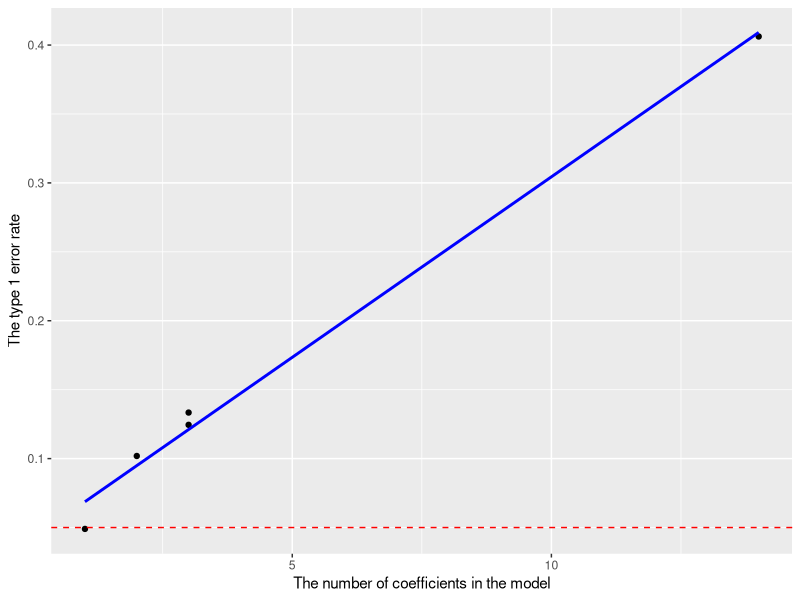

The R script that drew this image:
## ---- chunk 1
knitr::opts_chunk$set(echo = TRUE)
## ---- chunk 2
library(tidyverse)
## ---- chunk 3
set.seed(123)  # 再現性確保
n_sim <- 10000  # シミュレーション回数
n_per_group <- 50  # 各グループのサンプルサイズ
alpha <- 0.05  # 有意水準
## ---- chunk 4
results_1factor2 <- replicate(n_sim, {
  A <- factor(rep(c("X", "Y"), each = n_per_group))  # 2水準
  y <- rnorm(2 * n_per_group, mean = 0, sd = 2)  # 帰無仮説が正しい
  
  model <- lm(y ~ A)  # 線形回帰
  coef_count_excl_intercept <- length(coef(model)) - 1  # 切片を除いた係数の数
  p_value <- summary(model)$coefficients[2, 4]  # Aのp値
  
  c(p_value, coef_count_excl_intercept)  # ベクトルで返す
})

# 結果をデータフレームに変換
results_df_1factor2 <- data.frame(
  p_value = results_1factor2[1, ],  # p値
  coef_count = results_1factor2[2, ]  # 切片を除いた係数の数
)

## ---- chunk 5
res_1_2 <- mean(results_df_1factor2$p_value < alpha)

res_df1_2 <- data.frame(
  type1 = res_1_2,
  coeff = unique(results_df_1factor2$coef_count)
)
## ---- chunk 6
results_1factor4 <- replicate(n_sim, {
  A <- factor(rep(c("W", "X", "Y", "Z"), each = n_per_group))  # 4水準
  y <- rnorm(4 * n_per_group, mean = 0, sd = 2)  # 帰無仮説が正しい

  model <- lm(y ~ A)  # 線形回帰
  coef_count_excl_intercept <- length(coef(model)) - 1  # 切片を除いた係数の数
  anova_p <- summary(model)$coefficients[-1, 4]  # Aの各水準のp値（基準カテゴリを除く）
  min_p <- min(anova_p)  # 最小のp値
  
  c(min_p, coef_count_excl_intercept)  # ベクトルで返す
})

# 結果をデータフレームに変換
results_df_1factor4 <- data.frame(
  p_value = results_1factor4[1, ],  # 最小のp値
  coef_count = results_1factor4[2, ]  # 切片を除いた係数の数
)
## ---- chunk 7
res_1_4 <- mean(results_df_1factor4$p_value < alpha)

res_df_1_4 <- data.frame(
  type1 = res_1_4,
  coeff = unique(results_df_1factor4$coef_count)
)
## ---- chunk 8
results_2factor2 <- replicate(n_sim, {
  A <- factor(rep(rep(c("X", "Y"), each = n_per_group), 2))  # 2水準
  B <- factor(rep(c("M", "N"), each = 2 * n_per_group)) # 2水準
  y <- rnorm(4 * n_per_group, mean = 0, sd = 2)  # 帰無仮説が正しい

  model <- lm(y ~ A + B)  # 交互作用なしモデル
  coef_count_excl_intercept <- length(coef(model)) - 1  # 切片を除いた係数の数
  anova_p <- summary(model)$coefficients[-1, 4]  # AとBのp値
  min_p <- min(anova_p)  # 最小のp値
  
  c(min_p, coef_count_excl_intercept)  # ベクトルで返す
})

results_df_4 <- data.frame(
  p_value = results_2factor2[1, ],  # 最小のp値
  coef_count = results_2factor2[2, ]  # 切片を除いた係数の数
)
## ---- chunk 9
res_4 <- mean(results_df_4$p_value < alpha)

res_df_4 <- data.frame(
  type1 = res_4,
  coeff = unique(results_df_4$coef_count)
)
## ---- chunk 10
results_2factor6 <- replicate(n_sim, {
  A <- factor(rep(rep(c("X", "Y"), each = n_per_group), 3))  # 2水準
  B <- factor(rep(c("M", "N", "O"), each = 2 * n_per_group)) # 3水準
  y <- rnorm(6 * n_per_group, mean = 0, sd = 2)  # 帰無仮説が正しい

  model <- lm(y ~ A + B)  # 交互作用なしモデル
  coef_count_excl_intercept <- length(coef(model)) - 1  # 切片を除いた係数の数
  anova_p <- summary(model)$coefficients[-1, 4]  # AとBのp値
  min_p <- min(anova_p)  # 最小のp値
  
  c(min_p, coef_count_excl_intercept)  # ベクトルで返す
})

results_df_6 <- data.frame(
  p_value = results_2factor6[1, ],  # 最小のp値
  coef_count = results_2factor6[2, ]  # 切片を除いた係数の数
)
## ---- chunk 11
res_6 <- mean(results_df_6$p_value < alpha)

res_df_6 <- data.frame(
  type1 = res_6,
  coeff = unique(results_df_6$coef_count)
)
## ---- chunk 12
results_complex <- replicate(n_sim, {
  # 2水準のカテゴリ変数（A, B, C, D）
  A <- factor(rep(c("X", "Y"), each = n_per_group))
  B <- factor(rep(c("M", "N"), each = n_per_group))
  C <- factor(rep(c("P", "Q"), each = n_per_group))
  D <- factor(rep(c("G", "H"), each = n_per_group))
  
  # 連続変数（X1, X2, ..., X10）
  continuous_vars <- as.data.frame(matrix(rnorm(10 * 2 * n_per_group, mean = 0, sd = 2), 
                                          ncol = 10))
  colnames(continuous_vars) <- paste0("X", 1:10)
  
  # 目的変数 y（帰無仮説が正しい）
  y <- rnorm(2 * n_per_group, mean = 0, sd = 2)
  
  # 線形回帰モデルの作成
  model <- lm(y ~ A + B + C + D + ., data = continuous_vars)  # すべての変数を回帰に含める
  
  # 切片を除いた係数の数
  coef_count_excl_intercept <- length(coef(model)) - 1
  
  # すべてのp値を取得（切片を除く）
  p_values <- summary(model)$coefficients[-1, 4]
  
  # 最小のp値を取得（最も小さいp値がType I error の影響を示すため）
  min_p_value <- min(p_values)
  
  c(min_p_value, coef_count_excl_intercept)  # ベクトルで返す
})

# 結果をデータフレームに変換
results_df_complex <- data.frame(
  p_value = results_complex[1, ],  # 最小のp値
  coef_count = results_complex[2, ]  # 切片を除いた係数の数
)
## ---- chunk 13
res_comp <- mean(results_df_complex$p_value < alpha)

res_df_comp <- data.frame(
  type1 = res_comp,
  coeff = unique(results_df_complex$coef_count)
)
## ---- chunk 14
sum_results <- rbind(res_df1_2, res_df_1_4, res_df_4, res_df_6, res_df_comp)
## ---- chunk 15
sum_results
## ---- chunk 16
sum_results %>%
  ggplot(aes(x = coeff, y = type1)) + 
  geom_point() +
  geom_smooth(method = "lm", se = FALSE, color = "blue") +  # loess回帰
  geom_hline(yintercept = 0.05, color = "red", linetype = "dashed") +
  ylab("The type 1 error rate") +
  xlab("The number of coefficients in the model")

